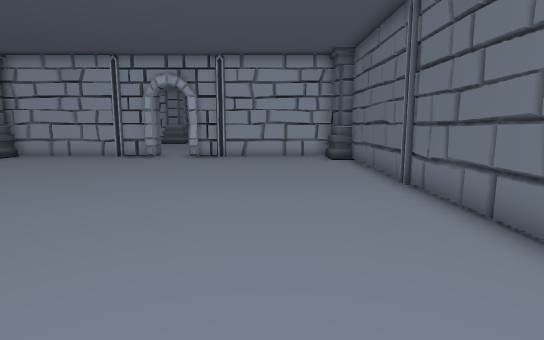
View 1 (above)

19 first-person views from a walk through a Unity game level. The camera is 1.5 m above the floor, tilts 8° down and sees 80° across. The floor is counted in squares, 1 m on a side. Each view is taken from the middle of a square. On the plan, view 1 faces up. The plan holds only what a view shows up to about 15 squares ahead; the rest is blank. The place goes on beyond the plan. The player character is not drawn. Some animated figures are left out.

View 2
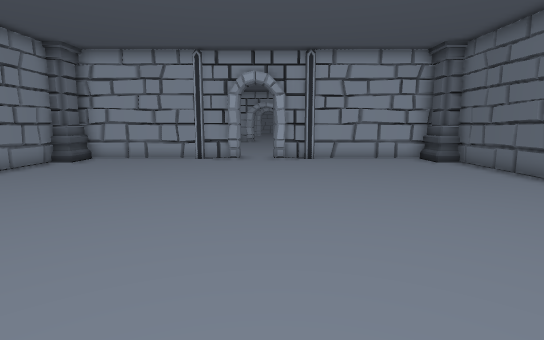

View 3
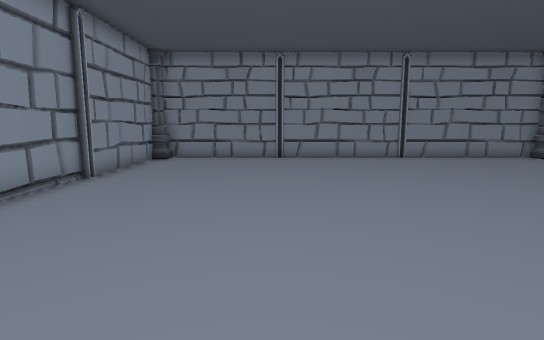

View 4
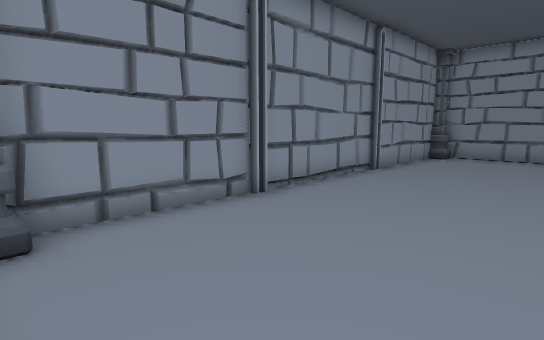

View 5
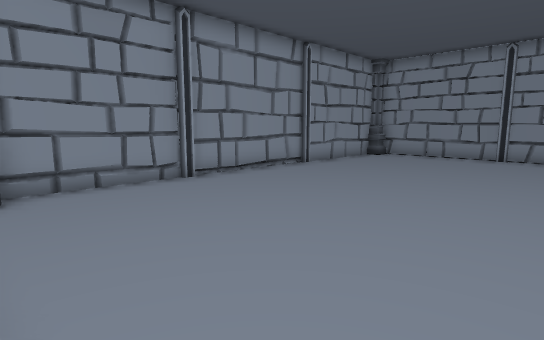

View 6
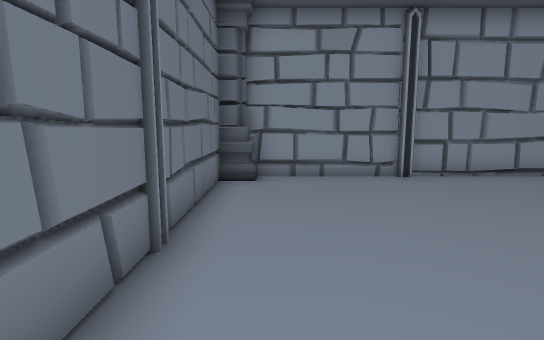

View 7
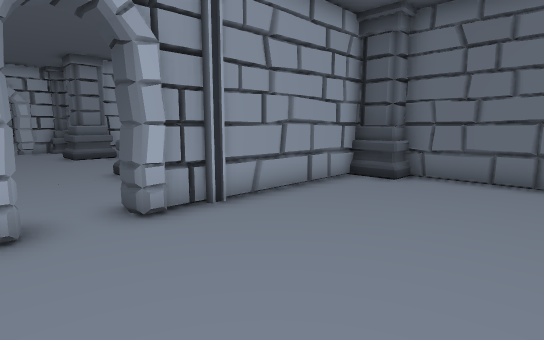

View 8
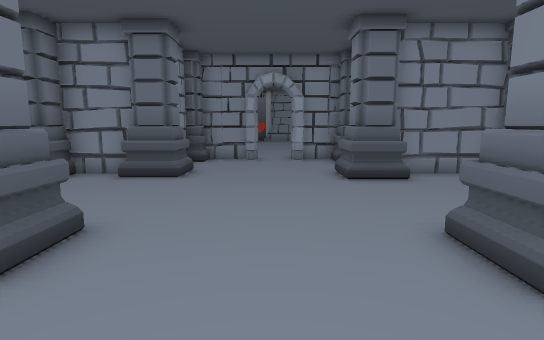

View 9
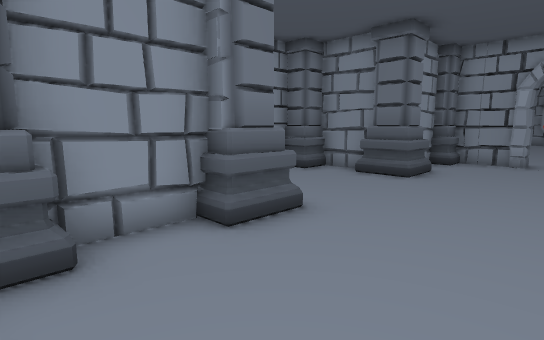

View 10
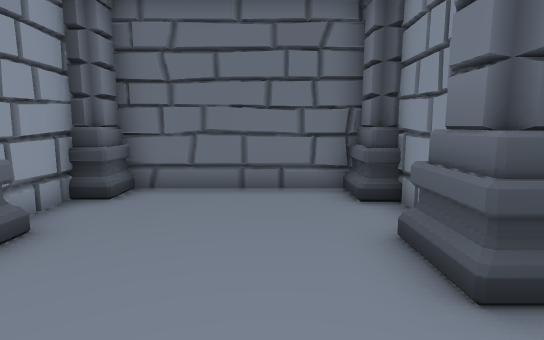

View 11
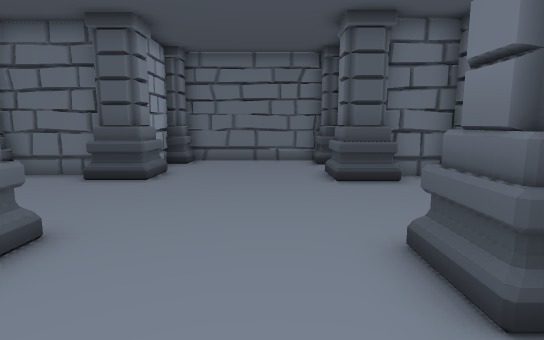

View 12
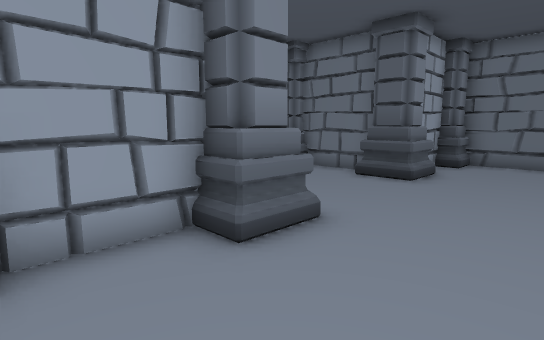

View 13
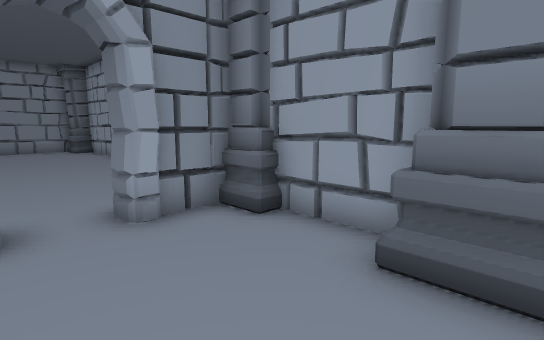

View 14
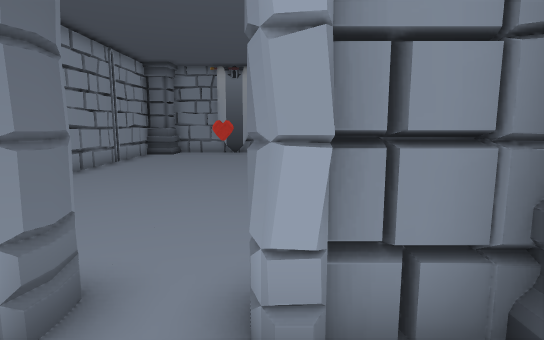

View 15
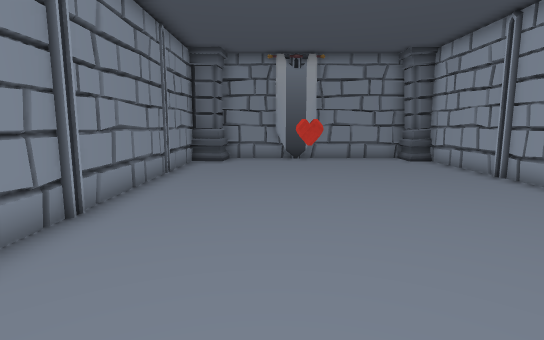

View 16
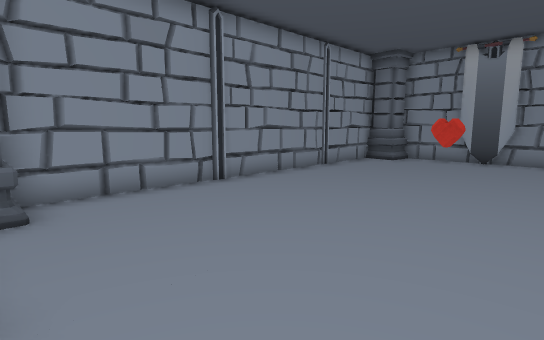

View 17
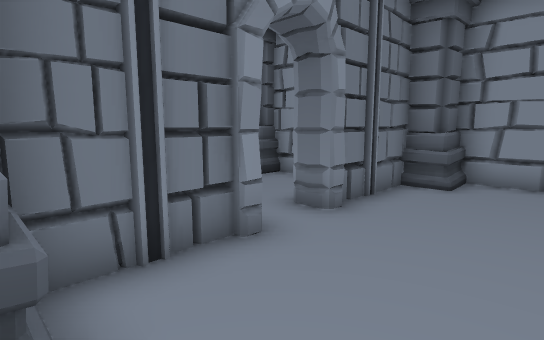

View 18
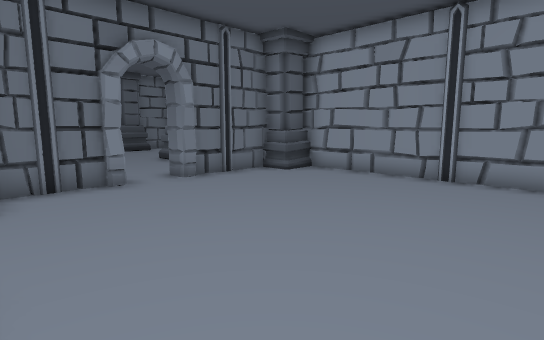

View 19
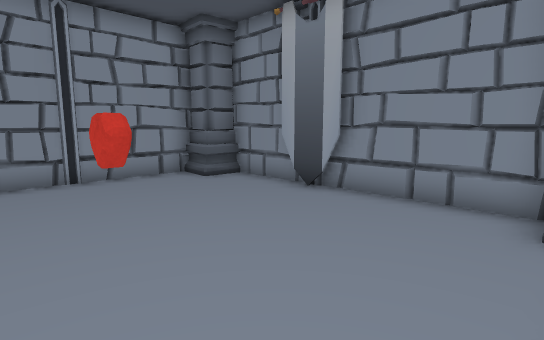

### Floor plan
Points are (right, up) in squares from view 1. A wall is a line through its corners. A room is listed if a view was taken in it or the views show most of it. See-through windows are left out.
Room 1 (views 1, 2, 3, 4, 5, 6, 7)
walls: (-5.4, 15.2) (-12.4, 15.2); (-7.4, -3.1) (-6.9, -3.1); (-7.1, -3.3) (2.4, -3.3); (3.4, -2.4) (3.4, 14); (2.5, 15.2) (-3.9, 15.2); (-12.7, 14) (-12.7, -2.9); (-12.3, -3.3) (-7.4, -3.3)
ways out: opening at (-5, 15.5) to room 2
objects: other object (-12, 14); other object (3, -4) to (3, -3); other object (3, 14) to (4, 15)
Room 2 (views 8, 9, 10, 11, 12, 13, 14)
walls: (-1.1, 19.5) (1.5, 19.5); (-1.7, 17.5) (-1.7, 18.6); (-7.8, 18.6) (-7.8, 16.8); (-1.4, 27) (-1.4, 27.6); (-8.4, 26.1) (-11.2, 26.1); (-7.8, 27.5) (-7.8, 26.8); (-3.9, 15.2) (-3.9, 15.5) (-3.9, 15.9); (-3.9, 15.2) (-3.9, 15.6); (2.5, 19.9) (2.5, 25.6); (1.5, 26.1) (-0.2, 26.1); (-11.3, 19.5) (-8.5, 19.5); (-11.8, 22.4) (-11.8, 21.9); (-12, 22.4) (-12, 20.5); (-11.8, 24.4) (-11.8, 23.9); (-12, 26) (-12, 24.2)
ways out: opening at (-5, 15.5) to room 1; opening at (-12, 23) to room 3
objects: other object (-9, 19) to (-7, 20); other object (-8, 25) to (-7, 26); other object (-7, 16) to (-7, 17); other object (-3, 16) to (-2, 17); other object (-2, 19) to (-1, 20); other object (-2, 26) to (-1, 27); other object (1, 19) to (2, 20); other object (2, 26) to (3, 27)
Room 3 (views 15, 16, 17, 18, 19)
walls: (-12.6, 22.4) (-11.8, 22.4); (-12.6, 22.4) (-11.8, 22.4); (-12.9, 24.3) (-12.4, 24.3); (-12.6, 20.5) (-12.6, 22.3); (-26.3, 17.7) (-13.6, 17.7); (-11.8, 23.9) (-12.4, 23.8); (-11.8, 24) (-12.3, 23.8) (-12.6, 23.9) (-12.6, 26.6); (-27.5, 26.9) (-27.5, 18.7)
low walls: (-12.6, 22.3) (-11.8, 22.4); (-12.6, 22.4) (-11.8, 22.3)
ways out: opening at (-12, 23) to room 2
objects: other object (-27, 18) to (-27, 19); other object (-27, 22); other object (-27, 27); other object (-23, 22); other object (-14, 27) to (-13, 27); other object (-13, 18) to (-13, 19); other object (-12, 19) to (-11, 20); other object (-12, 27)

Where each view was taken, in squares from view 1:
view 1: 0 up, 0 right, facing up
view 2: 1 up, 4 left, facing up
view 3: 2 up, 2 right, facing left
view 4: 2 up, 3 right, facing down-left
view 5: 5 up, 3 right, facing down-left
view 6: 6 up, 2 right, facing down
view 7: 10 up, 6 left, facing up-right
view 8: 23 up, 2 right, facing left
view 9: 24 up, 2 right, facing down-left
view 10: 22 up, 5 left, facing right
view 11: 22 up, 11 left, facing right
view 12: 22 up, 11 left, facing up-right
view 13: 22 up, 7 left, facing up-left
view 14: 24 up, 10 left, facing left
view 15: 21 up, 13 left, facing left
view 16: 25 up, 13 left, facing down-left
view 17: 27 up, 16 left, facing down-right
view 18: 27 up, 21 left, facing down-right
view 19: 27 up, 21 left, facing down-left
